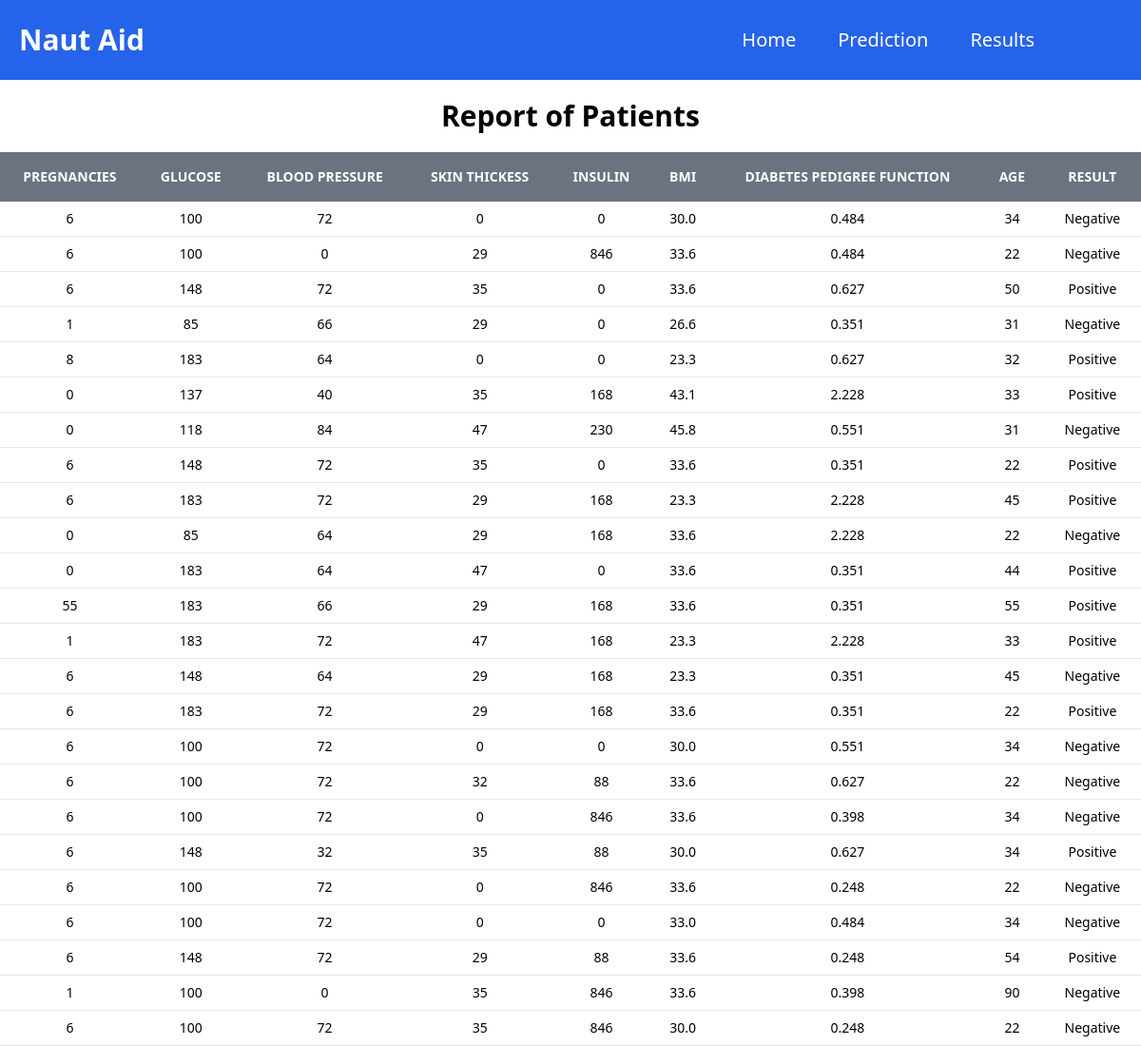
The app's page /results/ with its own data.
### app/models.py (models this page shows)
class Predict(models.Model):
    pregnancies = models.IntegerField()
    glucose = models.IntegerField()
    blood_pressure  = models.IntegerField()
    skin_thickess = models.IntegerField()
    insulin = models.IntegerField()
    bmi = models.FloatField()
    diabetes_pedigree_function = models.FloatField()
    age = models.PositiveIntegerField()
    result = models.TextField(max_length=100)

### app/views.py (the view)
# urls.py: path('results/',views.results),
def results(request):
    pred = Predict.objects.all()
    context = {"predict":pred,}
    return render(request,'results.html',context)

### templates/results.html (shortened to what this page needs)
<!DOCTYPE html>
<html lang="en">
<head>
    <script src="https://cdn.tailwindcss.com"></script>
</head>
<body>
    <nav class=" bg-blue-600 text-white flex justify-between py-3">
        <span class="text-2xl flex items-center mx-5 font-bold text-3xl">Naut Aid</span>
        <ul class="px-28 py-4 flex space-x-11 justify-end">
            <li class="cursor-pointer text-xl"><a href="http://127.0.0.1:8000/">Home</a></li>
            <li class="cursor-pointer text-xl"><a href="http://127.0.0.1:8000/predict/">Prediction</a></li>
            <li class="cursor-pointer text-xl"><a href="http://127.0.0.1:8000/results/">Results</a></li>
        </ul>
    </nav>
    <div class="text-center text-3xl py-5 font-bold">
        Report of Patients
    </div>
    {% block content %}
    <table class="w-full text-sm text-left text-gray-500 dark:text-gray-400">
        <thead class="text-xs text-white uppercase bg-gray-500 dark:bg-gray-500 ">
            <tr>
                <th class="px-4 py-4 text-sm text-center">Pregnancies </th>
                <th class="px-4 py-4 text-sm text-center">Glucose</th>
                <th class="px-4 py-4 text-sm text-center">Blood Pressure</th>
                <th class="px-4 py-4 text-sm text-center">Skin Thickess</th>
                <th class="px-4 py-4 text-sm text-center">Insulin</th>
                <th class="px-4 py-4 text-sm text-center">BMI</th>
                <th class="px-4 py-4 text-sm text-center">Diabetes Pedigree Function</th>
                <th class="px-4 py-4 text-sm text-center">Age</th>
                <th class="px-4 py-4 text-sm text-center">Result</th>
            </tr>
        </thead>
        <tbody>
            {% for i in predict %}
            <tr class="bg-white  border-b dark:bg-gray-300 dark:border-gray-700">
                <td class="px-4 py-1 text-center text-black">{{i.pregnancies}}</td>
                <td class="px-4 py-2 text-center text-black">{{i.glucose}}</td>
                <td class="px-4 py-2 text-center text-black">{{i.blood_pressure}}</td>
                <td class="px-4 py-2 text-center text-black">{{i.skin_thickess}}</td>
                <td class="px-4 py-2 text-center text-black">{{i.insulin}}</td>
                <td class="px-4 py-2 text-center text-black">{{i.bmi}}</td>
                <td class="px-4 py-2 text-center text-black">{{i.diabetes_pedigree_function}}</td>
                <td class="px-4 py-2 text-center text-black">{{i.age}}</td>
                <td class="px-4 py-2 text-center text-black">{{i.result}}</td>
            </tr>
            {% endfor %}
        </tbody>
    </table>
    {% endblock content %}
</body>
</html>

### records on screen
Predict: pregnancies "6", glucose "100", blood_pressure "72", skin_thickess "0", insulin "0", bmi "30.0", diabetes_pedigree_function "0.484", age "34", result "Negative"
Predict: pregnancies "6", glucose "100", blood_pressure "0", skin_thickess "29", insulin "846", bmi "33.6", diabetes_pedigree_function "0.484", age "22", result "Negative"
Predict: pregnancies "6", glucose "148", blood_pressure "72", skin_thickess "35", insulin "0", bmi "33.6", diabetes_pedigree_function "0.627", age "50", result "Positive"
Predict: pregnancies "1", glucose "85", blood_pressure "66", skin_thickess "29", insulin "0", bmi "26.6", diabetes_pedigree_function "0.351", age "31", result "Negative"
Predict: pregnancies "8", glucose "183", blood_pressure "64", skin_thickess "0", insulin "0", bmi "23.3", diabetes_pedigree_function "0.627", age "32", result "Positive"
Predict: pregnancies "0", glucose "137", blood_pressure "40", skin_thickess "35", insulin "168", bmi "43.1", diabetes_pedigree_function "2.228", age "33", result "Positive"
Predict: pregnancies "0", glucose "118", blood_pressure "84", skin_thickess "47", insulin "230", bmi "45.8", diabetes_pedigree_function "0.551", age "31", result "Negative"
Predict: pregnancies "6", glucose "148", blood_pressure "72", skin_thickess "35", insulin "0", bmi "33.6", diabetes_pedigree_function "0.351", age "22", result "Positive"
Predict: pregnancies "6", glucose "183", blood_pressure "72", skin_thickess "29", insulin "168", bmi "23.3", diabetes_pedigree_function "2.228", age "45", result "Positive"
Predict: pregnancies "0", glucose "85", blood_pressure "64", skin_thickess "29", insulin "168", bmi "33.6", diabetes_pedigree_function "2.228", age "22", result "Negative"
Predict: pregnancies "0", glucose "183", blood_pressure "64", skin_thickess "47", insulin "0", bmi "33.6", diabetes_pedigree_function "0.351", age "44", result "Positive"
Predict: pregnancies "55", glucose "183", blood_pressure "66", skin_thickess "29", insulin "168", bmi "33.6", diabetes_pedigree_function "0.351", age "55", result "Positive"
Predict: pregnancies "1", glucose "183", blood_pressure "72", skin_thickess "47", insulin "168", bmi "23.3", diabetes_pedigree_function "2.228", age "33", result "Positive"
Predict: pregnancies "6", glucose "148", blood_pressure "64", skin_thickess "29", insulin "168", bmi "23.3", diabetes_pedigree_function "0.351", age "45", result "Negative"
Predict: pregnancies "6", glucose "183", blood_pressure "72", skin_thickess "29", insulin "168", bmi "33.6", diabetes_pedigree_function "0.351", age "22", result "Positive"
Predict: pregnancies "6", glucose "100", blood_pressure "72", skin_thickess "0", insulin "0", bmi "30.0", diabetes_pedigree_function "0.551", age "34", result "Negative"
Predict: pregnancies "6", glucose "100", blood_pressure "72", skin_thickess "32", insulin "88", bmi "33.6", diabetes_pedigree_function "0.627", age "22", result "Negative"
Predict: pregnancies "6", glucose "100", blood_pressure "72", skin_thickess "0", insulin "846", bmi "33.6", diabetes_pedigree_function "0.398", age "34", result "Negative"
Predict: pregnancies "6", glucose "148", blood_pressure "32", skin_thickess "35", insulin "88", bmi "30.0", diabetes_pedigree_function "0.627", age "34", result "Positive"
Predict: pregnancies "6", glucose "100", blood_pressure "72", skin_thickess "0", insulin "846", bmi "33.6", diabetes_pedigree_function "0.248", age "22", result "Negative"
Predict: pregnancies "6", glucose "100", blood_pressure "72", skin_thickess "0", insulin "0", bmi "33.0", diabetes_pedigree_function "0.484", age "34", result "Negative"
Predict: pregnancies "6", glucose "148", blood_pressure "72", skin_thickess "29", insulin "88", bmi "33.6", diabetes_pedigree_function "0.248", age "54", result "Positive"
Predict: pregnancies "1", glucose "100", blood_pressure "0", skin_thickess "35", insulin "846", bmi "33.6", diabetes_pedigree_function "0.398", age "90", result "Negative"
Predict: pregnancies "6", glucose "100", blood_pressure "72", skin_thickess "35", insulin "846", bmi "30.0", diabetes_pedigree_function "0.248", age "22", result "Negative"
